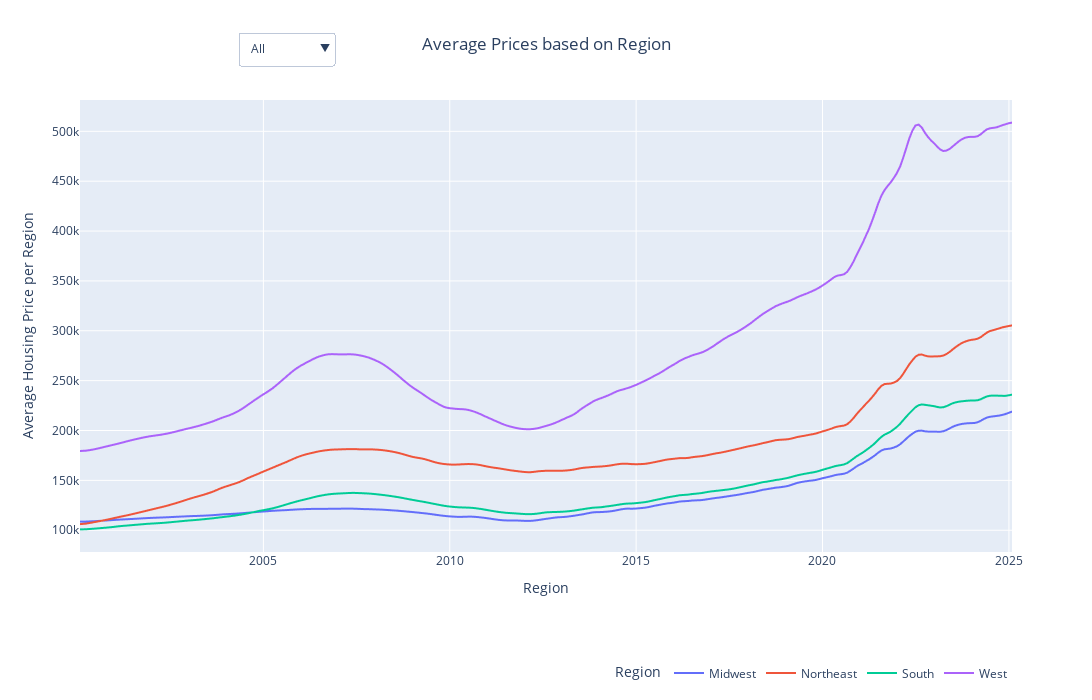

Notebook source saved alongside this figure:
### Code cell
import plotly.express as px
import plotly.graph_objects as go

# Assuming hv is the home_value DataFrame
hv = home_value.copy()

region_mapping = {
    # list of states given, paired with their region
    'ME': 'Northeast', 'NH': 'Northeast', 'VT': 'Northeast', 'MA': 'Northeast', 
    'RI': 'Northeast', 'CT': 'Northeast', 'NY': 'Northeast', 'NJ': 'Northeast', 'PA': 'Northeast',
    
    'ND': 'Midwest', 'SD': 'Midwest', 'NE': 'Midwest', 'KS': 'Midwest', 'MN': 'Midwest', 'IA': 'Midwest',
    'MO': 'Midwest', 'WI': 'Midwest', 'IL': 'Midwest', 'IN': 'Midwest', 'OH': 'Midwest', 'MI': 'Midwest',
    
    'DE': 'South', 'MD': 'South', 'DC': 'South', 'VA': 'South', 'WV': 'South', 'NC': 'South', 'SC': 'South', 
    'GA': 'South', 'FL': 'South', 'KY': 'South', 'TN': 'South', 'AL': 'South', 'MS': 'South', 'AR': 'South', 
    'LA': 'South', 'OK': 'South', 'TX': 'South',
    
    'MT': 'West', 'ID': 'West', 'WY': 'West', 'CO': 'West', 'NM': 'West', 'AZ': 'West', 'UT': 'West', 
    'NV': 'West', 'WA': 'West', 'OR': 'West', 'CA': 'West', 'AK': 'West', 'HI': 'West'
}


# Add region column based on the state abbreviation
hv['RegionName'] = hv['StateName'].map(region_mapping)

# Grab Columns
categorical_columns = hv.columns[:5]
dates = hv.columns[5:]

# Convert to date time and melt the DataFrame
df_melted = hv.melt(id_vars=categorical_columns, value_vars=dates, var_name='Date', value_name='Value')
df_melted['Date'] = pd.to_datetime(df_melted['Date'])
df_melted = df_melted.dropna(subset=['Value'])

# Sort the DataFrame
df_sorted = df_melted.sort_values(by=["RegionName", "Date"])

df_region = df_sorted.groupby(["RegionName","Date"])['Value'].mean().reset_index()
# Create the Plotly scatter plot
fig = px.line(df_region, x="Date", y="Value", color="RegionName", 
              title="Average Prices based on Region",
              labels={"Date": "Year (2000-2024)", "Value": "Log of House Value ($)", "StateName": "State Abbreviation"},
              width=1400, height=700, hover_data=["RegionName"])

# Update layout for better spacing
fig.update_layout(
    legend_title="Region",
    legend=dict(title="Region", orientation="h", yanchor="bottom", y=-0.3, xanchor="right", x=1),
    xaxis_title="Year (2000-2024)",
    yaxis_title="House Value ($)",
    title_x=0.5  # Center the title
)

fig.update_traces(marker=dict(size=3))

def create_visibility(region):
    # Boolean indexing to filter the data based on the selected region
    return [True if hv['RegionName'].iloc[i] == region else False for i in range(len(hv))]

fig.update_layout(
    updatemenus=[
        {
            'buttons': [
                {
                    'label': 'All',
                    'method': 'update',
                    'args': [{'visible': [True] * len(fig.data)},{'xaxis': {'title': 'All Regions'}, 'yaxis': {'title': 'Average Housing Price per Region'}}]
                },{
                    'label': 'Northeast',
                    'method': 'update',
                    'args': [ {'visible': create_visibility('Northeast')
                    },{'xaxis': {'title': 'Northeast'}, 'yaxis': {'title': 'Average Housing Price in the Northeast'}, 
                              'x': ['Northeast']}]
                },{
                    'label': 'West',
                    'method': 'update',
                    'args': [{'visible': create_visibility('West')}, {'xaxis': {'title': 'West'}, 'yaxis': {'title': 'Average Housing Price in the West'}, 
                              'x': ['West']}]
                },{
                    'label': 'Midwest',
                    'method': 'update',
                    'args': [{'visible': create_visibility('Midwest')},{'xaxis': {'title': 'Midwest'}, 'yaxis': {'title': 'Average Housing Price in the Midwest'}, 
                              'x': ['Midwest']}]
                },{
                    'label': 'South',
                    'method': 'update',
                    'args': [{'visible': create_visibility('South')},{'xaxis': {'title': 'South'}, 'yaxis': {'title': 'Average Housing Price in the South'}, 
                              'x': ['South']}]
                }
            ],
            
            'direction': 'down',
            'showactive': True,
            'active': 0,  # "All" is the default
            'x': 0.17,
            'xanchor': 'left',
            'y': 1.15,
            'yanchor': 'top',
        }
    ],
    xaxis_title="Region",
    yaxis_title="Average Housing Price per Region",
    title_x=0.5  # Center the title
)

fig.show()

### Figure 1 — Plotly figure (JSON) as saved in the notebook; plotly's stock layout.template omitted (floating-point values rounded to 4 significant figures; data arrays with more than 128 entries replaced by an {"elided": "..."} marker saying what was removed)
{"data": [{"customdata": {"elided": "301x1 str values"}, "hovertemplate": "RegionName=%{customdata[0]}<br>Year (2000-2024)=%{x}<br>Log of House Value ($)=%{y}<extra></extra>", "legendgroup": "Midwest", "line": {"color": "#636efa", "dash": "solid"}, "marker": {"size": 3, "symbol": "circle"}, "mode": "lines", "name": "Midwest", "showlegend": true, "type": "scattergl", "x": {"elided": "301 str values"}, "xaxis": "x", "y": {"elided": "301 float values"}, "yaxis": "y"}, {"customdata": {"elided": "301x1 str values"}, "hovertemplate": "RegionName=%{customdata[0]}<br>Year (2000-2024)=%{x}<br>Log of House Value ($)=%{y}<extra></extra>", "legendgroup": "Northeast", "line": {"color": "#EF553B", "dash": "solid"}, "marker": {"size": 3, "symbol": "circle"}, "mode": "lines", "name": "Northeast", "showlegend": true, "type": "scattergl", "x": {"elided": "301 str values"}, "xaxis": "x", "y": {"elided": "301 float values"}, "yaxis": "y"}, {"customdata": {"elided": "301x1 str values"}, "hovertemplate": "RegionName=%{customdata[0]}<br>Year (2000-2024)=%{x}<br>Log of House Value ($)=%{y}<extra></extra>", "legendgroup": "South", "line": {"color": "#00cc96", "dash": "solid"}, "marker": {"size": 3, "symbol": "circle"}, "mode": "lines", "name": "South", "showlegend": true, "type": "scattergl", "x": {"elided": "301 str values"}, "xaxis": "x", "y": {"elided": "301 float values"}, "yaxis": "y"}, {"customdata": {"elided": "301x1 str values"}, "hovertemplate": "RegionName=%{customdata[0]}<br>Year (2000-2024)=%{x}<br>Log of House Value ($)=%{y}<extra></extra>", "legendgroup": "West", "line": {"color": "#ab63fa", "dash": "solid"}, "marker": {"size": 3, "symbol": "circle"}, "mode": "lines", "name": "West", "showlegend": true, "type": "scattergl", "x": {"elided": "301 str values"}, "xaxis": "x", "y": {"elided": "301 float values"}, "yaxis": "y"}], "layout": {"height": 700, "legend": {"orientation": "h", "title": {"text": "Region"}, "tracegroupgap": 0, "x": 1, "xanchor": "right", "y": -0.3, "yanchor": "bottom"}, "title": {"text": "Average Prices based on Region", "x": 0.5}, "updatemenus": [{"active": 0, "buttons": [{"args": [{"visible": [true, true, true, true]}, {"xaxis": {"title": "All Regions"}, "yaxis": {"title": "Average Housing Price per Region"}}], "label": "All", "method": "update"}, {"args": [{"visible": {"elided": "771 bool values"}}, {"x": ["Northeast"], "xaxis": {"title": "Northeast"}, "yaxis": {"title": "Average Housing Price in the Northeast"}}], "label": "Northeast", "method": "update"}, {"args": [{"visible": {"elided": "771 bool values"}}, {"x": ["West"], "xaxis": {"title": "West"}, "yaxis": {"title": "Average Housing Price in the West"}}], "label": "West", "method": "update"}, {"args": [{"visible": {"elided": "771 bool values"}}, {"x": ["Midwest"], "xaxis": {"title": "Midwest"}, "yaxis": {"title": "Average Housing Price in the Midwest"}}], "label": "Midwest", "method": "update"}, {"args": [{"visible": {"elided": "771 bool values"}}, {"x": ["South"], "xaxis": {"title": "South"}, "yaxis": {"title": "Average Housing Price in the South"}}], "label": "South", "method": "update"}], "direction": "down", "showactive": true, "x": 0.17, "xanchor": "left", "y": 1.15, "yanchor": "top"}], "width": 1400, "xaxis": {"anchor": "y", "domain": [0, 1], "title": {"text": "Region"}}, "yaxis": {"anchor": "x", "domain": [0, 1], "title": {"text": "Average Housing Price per Region"}}}}
